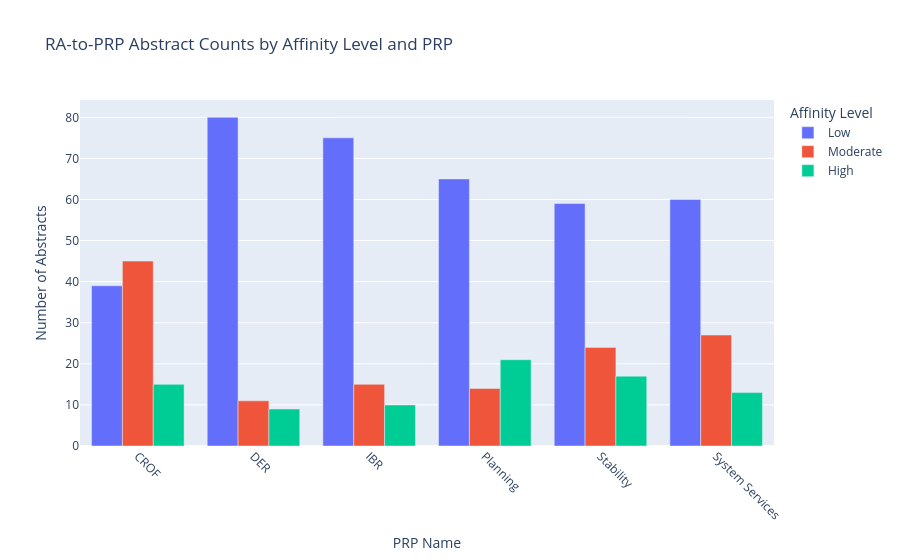

Write notebook code for a chart like this one.
### Code cell
# Deterministic counts by mapped PRP name and affinity level
ra_count_df = (
    ra_analysis_df.groupby(['PRP_Name', 'Affinity_Level'], as_index=False)['Abstract_Index']
    .nunique()
    .rename(columns={'Abstract_Index': 'n_abstracts'})
)

fig = px.bar(
    ra_count_df,
    x='PRP_Name',
    y='n_abstracts',
    color='Affinity_Level',
    barmode='group',
    category_orders={'Affinity_Level': ['Low', 'Moderate', 'High']},
    title='RA-to-PRP Abstract Counts by Affinity Level and PRP'
)
fig.update_layout(xaxis_title='PRP Name', yaxis_title='Number of Abstracts', legend_title='Affinity Level')
fig.update_xaxes(tickangle=45)
fig.show()

display(ra_count_df.sort_values(['PRP_Name', 'Affinity_Level']))

### Figure 1 — Plotly figure (JSON) as saved in the notebook; plotly's stock layout.template omitted (floating-point values rounded to 4 significant figures)
{"data": [{"alignmentgroup": "True", "hovertemplate": "Affinity_Level=Low<br>PRP_Name=%{x}<br>n_abstracts=%{y}<extra></extra>", "legendgroup": "Low", "marker": {"color": "#636efa", "pattern": {"shape": ""}}, "name": "Low", "offsetgroup": "Low", "orientation": "v", "showlegend": true, "textposition": "auto", "type": "bar", "x": ["CROF", "DER", "IBR", "Planning", "Stability", "System Services"], "xaxis": "x", "y": [39, 80, 75, 65, 59, 60], "yaxis": "y"}, {"alignmentgroup": "True", "hovertemplate": "Affinity_Level=Moderate<br>PRP_Name=%{x}<br>n_abstracts=%{y}<extra></extra>", "legendgroup": "Moderate", "marker": {"color": "#EF553B", "pattern": {"shape": ""}}, "name": "Moderate", "offsetgroup": "Moderate", "orientation": "v", "showlegend": true, "textposition": "auto", "type": "bar", "x": ["CROF", "DER", "IBR", "Planning", "Stability", "System Services"], "xaxis": "x", "y": [45, 11, 15, 14, 24, 27], "yaxis": "y"}, {"alignmentgroup": "True", "hovertemplate": "Affinity_Level=High<br>PRP_Name=%{x}<br>n_abstracts=%{y}<extra></extra>", "legendgroup": "High", "marker": {"color": "#00cc96", "pattern": {"shape": ""}}, "name": "High", "offsetgroup": "High", "orientation": "v", "showlegend": true, "textposition": "auto", "type": "bar", "x": ["CROF", "DER", "IBR", "Planning", "Stability", "System Services"], "xaxis": "x", "y": [15, 9, 10, 21, 17, 13], "yaxis": "y"}], "layout": {"barmode": "group", "legend": {"title": {"text": "Affinity Level"}, "tracegroupgap": 0}, "title": {"text": "RA-to-PRP Abstract Counts by Affinity Level and PRP"}, "xaxis": {"anchor": "y", "domain": [0, 1], "tickangle": 45, "title": {"text": "PRP Name"}}, "yaxis": {"anchor": "x", "domain": [0, 1], "title": {"text": "Number of Abstracts"}}}}
